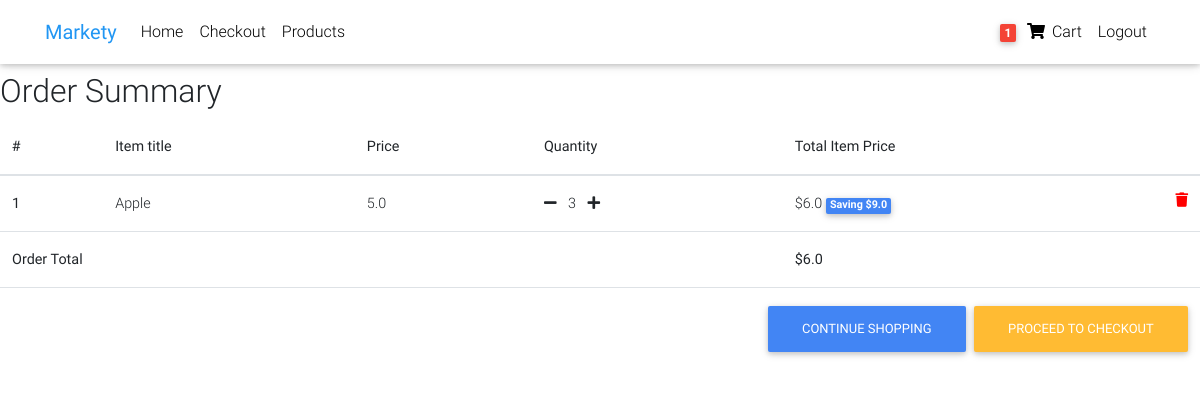
/order-summary (signed in), run on an earlier commit of the app's database.
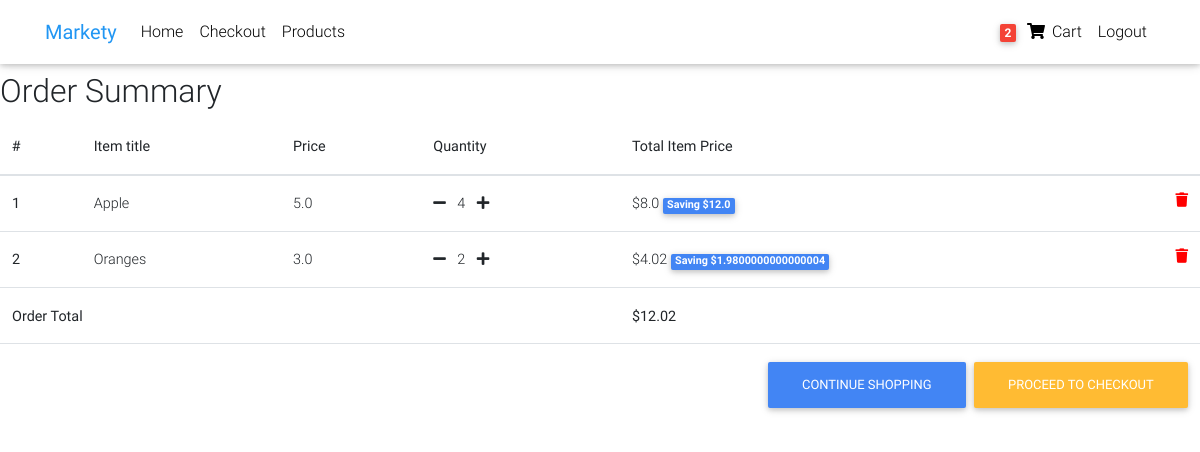
And on a later commit of the database.
### core/models.py (models this page shows, shortened)
class Order(models.Model):
    user = models.ForeignKey(settings.AUTH_USER_MODEL, verbose_name=(""), on_delete=models.CASCADE)
    items = models.ManyToManyField(OrderItem, verbose_name=(""))
    start_date = models.DateTimeField((""), auto_now=False, auto_now_add=True)
    ordered_date = models.DateTimeField((), auto_now=False, auto_now_add=False)
    ordered = models.BooleanField(default=False)
    shipping_address = models.ForeignKey('Address', related_name='shipping_address', on_delete=models.SET_NULL, blank=True, null=True)
    billing_address = models.ForeignKey('Address', related_name='billing_address', on_delete=models.SET_NULL, blank=True, null=True)
    def get_total(self):
        total = 0
        for order_item in self.items.all():
            total += order_item.get_final_price()
        return total

class OrderItem(models.Model):
    user = models.ForeignKey(settings.AUTH_USER_MODEL, on_delete=models.CASCADE)
    ordered = models.BooleanField(default=False)
    item = models.ForeignKey(Item, on_delete=models.CASCADE)
    quantity = models.IntegerField(default=1)
    def get_total_item_price(self):
        return self.quantity * self.item.price
    def get_total_discount_item_price(self):
        return self.quantity * self.item.discount_price
    def get_amount_saved(self):
        return self.get_total_item_price() - self.get_total_discount_item_price()
    def get_final_price(self):
        if self.item.discount_price:
            return self.get_total_discount_item_price()
        return self.get_total_item_price()

class Item(models.Model):
    title = models.CharField(max_length=100)
    price = models.FloatField()
    discount_price = models.FloatField(blank=True, null=True)
    category = models.CharField(choices=CATEGORY_CHOICES, max_length=2)
    label = models.CharField(choices=LABEL_CHOICES, max_length=1)
    slug = models.SlugField()
    description = models.TextField()

### core/views.py (the view)
# urls.py: path('order-summary', OrderSummaryView.as_view(), name="order-summary"),
class OrderSummaryView(LoginRequiredMixin, View):
    def get(self, *args, **kwargs):
        try:
            order = Order.objects.get(user=self.request.user, ordered=False)
            context = {
                'object': order
            }
            return render(self.request, "order_summary.html", context)
        except ObjectDoesNotExist:
            messages.warning(self.request, "You do not have an active order")
            return redirect("/")

### core/templatetags/cart_template_tags.py (called while the page is built)
@register.filter
def cart_item_count(user):
    if user.is_authenticated:
        qs = Order.objects.filter(user=user, ordered=False)
        if qs.exists():
            return qs[0].items.count()
    return 0

### core/templates/order_summary.html (shortened to what this page needs)
{% extends "base.html" %}
{% block content %}
    <main>
        <div class="table-responsive text-nowrap">
            <h2>Order Summary</h2>
            <table class="table">
                <thead>
                    <tr>
                        <th scope="col">#</th>
                        <th scope="col">Item title</th>
                        <th scope="col">Price</th>
                        <th scope="col">Quantity</th>
                        <th scope="col">Total Item Price</th>
                    </tr>
                </thead>
                <tbody>
                    {% for order_item in object.items.all %}
                        <tr>
                            <th scope="row">{{ forloop.counter }}</th>
                            <td>{{ order_item.item.title }}</td>
                            <td>{{ order_item.item.price }}</td>
                            <td>
                                <a href="{% url 'core:remove-single-item-from-cart' order_item.item.slug %}"><i class="fas fa-minus mr-2"></i></a>
                                    {{ order_item.quantity }}
                                <a href="{% url 'core:add-to-cart' order_item.item.slug %}"><i class="fas fa-plus ml-2"></i></a>
                            </td>
                            <td>
                                {% if order_item.item.discount_price %}
                                    ${{ order_item.get_total_discount_item_price }}
                                    <span class="badge badge-primary">Saving ${{ order_item.get_amount_saved }}</span>
                                {% else %}
                                    ${{ order_item.get_total_item_price }}
                                {% endif %}
                                <a style='color: red;' href="{% url 'core:remove-from-cart' order_item.item.slug %}">
                                    <i class="fas fa-trash float-right"></i>
                                </a>
                        </tr>
                    {% endfor %}
                    {% if object.get_total%}
                        <tr>
                            <td colspan="4"><b>Order Total</b></td>
                            <td><b>${{ object.get_total }}</b></td>
                        </tr>
                        <tr>
                            <td colspan="5">
                            <a class='btn btn-warning float-right ml-2' href="{% url 'core:checkout' %}"">Proceed to checkout</a>
                            <a class='btn btn-primary float-right' href='/'>Continue shopping</a>
                            </td>
                        </tr>
                    {% endif %}
                </tbody>
            </table>
        </div>
    </main>
{% endblock content %}

### core/templates/navbar.html (shortened to what this page needs)
{% load cart_template_tags %}
<nav class="navbar fixed-top navbar-expand-lg navbar-light white scrolling-navbar">
    <div class="container">
      <a class="navbar-brand waves-effect" href="/">
        <strong class="blue-text">Markety</strong>
      </a>
      <div class="collapse navbar-collapse" id="navbarSupportedContent">
        <ul class="navbar-nav mr-auto">
          <li class="nav-item">
            <a class="nav-link waves-effect" href="/">Home
            </a>
          </li>
          <li class="nav-item">
            <a class="nav-link waves-effect" href="/checkout">
            Checkout</a>
          </li>
          <li class="nav-item">
            <a class="nav-link waves-effect" href="/products">
            Products</a>
          </li>
        </ul>
          <ul class="navbar-nav nav-flex-icons">
          {% if request.user.is_authenticated %}
          <li class="nav-item">
            <a href="{% url 'core:order-summary' %}" class="nav-link waves-effect">
              <span class="badge red z-depth-1 mr-1"> {{ request.user|cart_item_count }} </span>
              <i class="fas fa-shopping-cart"></i>
              <span class="clearfix d-none d-sm-inline-block"> Cart </span>
            </a>
          </li>
          <li class="nav-item">
            <a class="nav-link waves-effect" href="{% url 'account_logout' %}">
              <span class="clearfix d-none d-sm-inline-block"> Logout </span>
            </a>
          </li>
          {% endif %}
        </ul>
      </div>
    </div>
  </nav>

What changed in the data, as far as the page shows it:
changed OrderItem "Apple": quantity "3" → "4"; get_total_discount_item_price "6.0" → "8.0"; get_amount_saved "9.0" → "12.0"
now on this page (row edited): OrderItem: item "Oranges", item.price "3.0", quantity "2", get_total_discount_item_price "4.02", get_amount_saved "1.9800000000000004"
changed through a linked row, Order: get_total "6.0" → "12.02"
Also different on the page:
{{ request.user|cart_item_count }}: "1" → "2"
